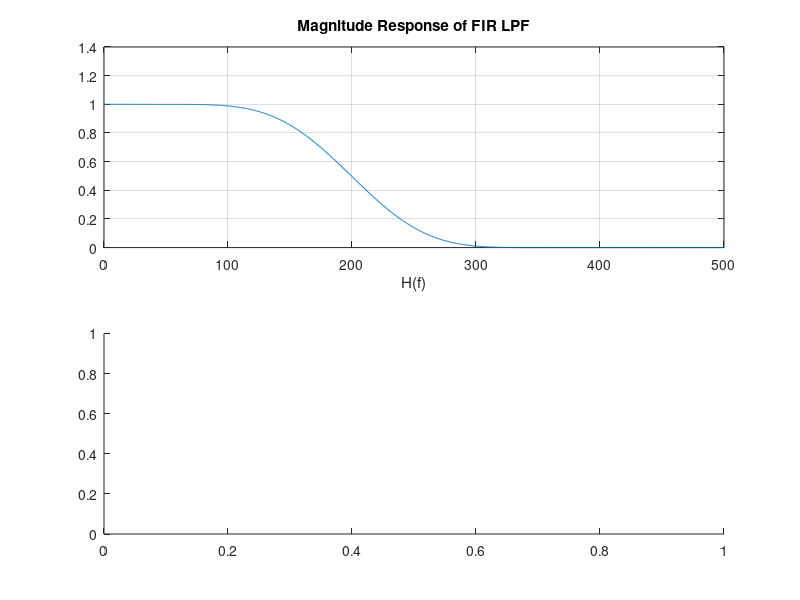

Write MATLAB code to recreate this figure. (Note: this script raises an error after producing the figure.)
clc
close all
clear all

n = 20;

fp = 200;
fq = 300;
fs = 1000;
wn = 2*(fp/fs);
b = fir1(n, wn, 'low', blackman(n+1));
[h, f] = freqz(b, 1, 1024, fs);

figure;
subplot(2,1,1)
plot(f, abs(h));
title('Magnitude Response of FIR LPF');
xlabel('H(f)');
grid on;

subplot(2,1,2)
plot(f,phase(h));
title('Angle Response of FIR LPF');
xlabel('f');
grid on;
